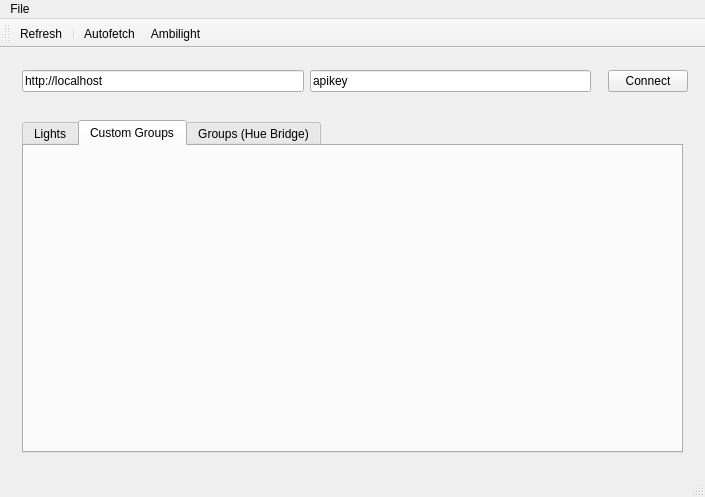
<?xml version="1.0" encoding="UTF-8"?>
<ui version="4.0">
 <class>MainWindow</class>
 <widget class="QMainWindow" name="MainWindow">
  <property name="geometry">
   <rect>
    <x>0</x>
    <y>0</y>
    <width>705</width>
    <height>497</height>
   </rect>
  </property>
  <property name="windowTitle">
   <string>hueApp</string>
  </property>
  <property name="windowIcon">
   <iconset>
    <normalon>:/e27_on_waca.svg</normalon>
   </iconset>
  </property>
  <widget class="QWidget" name="centralWidget">
   <property name="enabled">
    <bool>true</bool>
   </property>
   <layout class="QGridLayout" name="gridLayout">
    <item row="0" column="0">
     <widget class="QWidget" name="widget" native="true">
      <layout class="QHBoxLayout" name="horizontalLayout">
       <item>
        <widget class="QLineEdit" name="adressLineEdit">
         <property name="text">
          <string>http://localhost</string>
         </property>
         <property name="placeholderText">
          <string>http://localhost:8080</string>
         </property>
        </widget>
       </item>
       <item>
        <widget class="QLineEdit" name="apiLineEdit">
         <property name="text">
          <string>apikey</string>
         </property>
         <property name="placeholderText">
          <string>API Key</string>
         </property>
        </widget>
       </item>
      </layout>
     </widget>
    </item>
    <item row="4" column="0" colspan="3">
     <widget class="QWidget" name="widget_2" native="true">
      <layout class="QHBoxLayout" name="horizontalLayout_2">
       <item>
        <widget class="QTabWidget" name="tabWidget">
         <property name="currentIndex">
          <number>1</number>
         </property>
         <widget class="LightsForm" name="lightsTab">
          <attribute name="title">
           <string>Lights</string>
          </attribute>
         </widget>
         <widget class="MyGroupsForm" name="tab">
          <attribute name="title">
           <string>Custom Groups</string>
          </attribute>
         </widget>
         <widget class="LightsForm" name="groupTab">
          <attribute name="title">
           <string>Groups (Hue Bridge)</string>
          </attribute>
         </widget>
        </widget>
       </item>
      </layout>
     </widget>
    </item>
    <item row="0" column="1">
     <widget class="QPushButton" name="connectButton">
      <property name="sizePolicy">
       <sizepolicy hsizetype="Minimum" vsizetype="Fixed">
        <horstretch>0</horstretch>
        <verstretch>0</verstretch>
       </sizepolicy>
      </property>
      <property name="text">
       <string>Connect</string>
      </property>
     </widget>
    </item>
   </layout>
  </widget>
  <widget class="QToolBar" name="mainToolBar">
   <attribute name="toolBarArea">
    <enum>TopToolBarArea</enum>
   </attribute>
   <attribute name="toolBarBreak">
    <bool>false</bool>
   </attribute>
   <addaction name="actionRefresh"/>
   <addaction name="separator"/>
   <addaction name="actionAutofetch"/>
   <addaction name="actionAmbilight"/>
  </widget>
  <widget class="QStatusBar" name="statusBar"/>
  <widget class="QMenuBar" name="menuBar">
   <property name="geometry">
    <rect>
     <x>0</x>
     <y>0</y>
     <width>705</width>
     <height>19</height>
    </rect>
   </property>
   <widget class="QMenu" name="menuSettings">
    <property name="title">
     <string>File</string>
    </property>
    <addaction name="actionSettings"/>
   </widget>
   <addaction name="menuSettings"/>
  </widget>
  <action name="actionRefresh">
   <property name="text">
    <string>Refresh</string>
   </property>
   <property name="toolTip">
    <string>Refreshes all</string>
   </property>
   <property name="shortcut">
    <string>F5</string>
   </property>
  </action>
  <action name="actionAutofetch">
   <property name="checkable">
    <bool>true</bool>
   </property>
   <property name="text">
    <string>Autofetch</string>
   </property>
   <property name="shortcut">
    <string>Ctrl+R</string>
   </property>
  </action>
  <action name="actionAmbilight">
   <property name="checkable">
    <bool>true</bool>
   </property>
   <property name="text">
    <string>Ambilight</string>
   </property>
   <property name="shortcut">
    <string>F2</string>
   </property>
  </action>
  <action name="actionSettings">
   <property name="text">
    <string>Settings</string>
   </property>
  </action>
 </widget>
 <layoutdefault spacing="6" margin="11"/>
 <customwidgets>
  <customwidget>
   <class>LightsForm</class>
   <extends>QWidget</extends>
   <header>lightsform.h</header>
   <container>1</container>
  </customwidget>
  <customwidget>
   <class>MyGroupsForm</class>
   <extends>QWidget</extends>
   <header>mygroupsform.h</header>
   <container>1</container>
  </customwidget>
 </customwidgets>
 <resources/>
 <connections/>
</ui>
